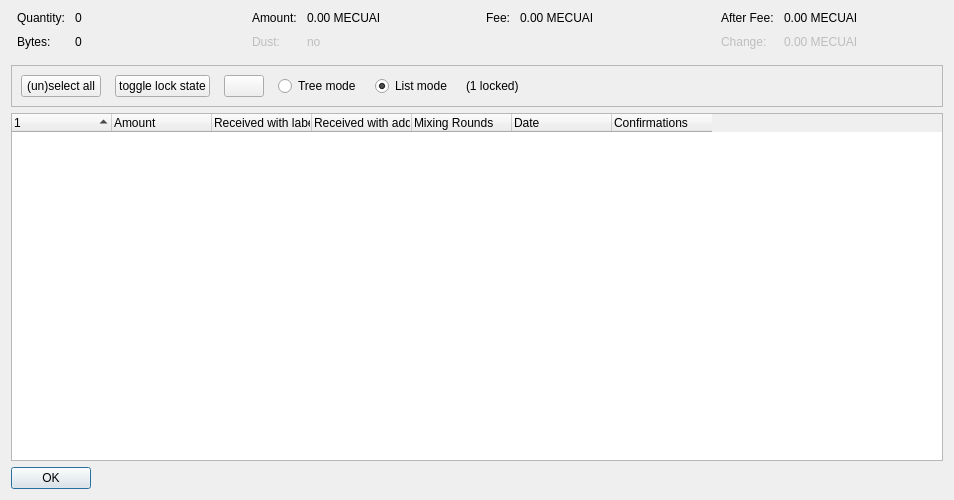
<?xml version="1.0" encoding="UTF-8"?>
<ui version="4.0">
 <class>CoinControlDialog</class>
 <widget class="QDialog" name="CoinControlDialog">
  <property name="geometry">
   <rect>
    <x>0</x>
    <y>0</y>
    <width>954</width>
    <height>500</height>
   </rect>
  </property>
  <property name="windowTitle">
   <string>Coin Selection</string>
  </property>
  <layout class="QVBoxLayout" name="verticalLayout">
   <item>
    <layout class="QHBoxLayout" name="horizontalLayoutTop" stretch="0,0,0,0">
     <property name="topMargin">
      <number>0</number>
     </property>
     <property name="bottomMargin">
      <number>10</number>
     </property>
     <item>
      <layout class="QFormLayout" name="formLayoutCoinControl1">
       <property name="horizontalSpacing">
        <number>10</number>
       </property>
       <property name="verticalSpacing">
        <number>10</number>
       </property>
       <property name="leftMargin">
        <number>6</number>
       </property>
       <property name="rightMargin">
        <number>6</number>
       </property>
       <item row="0" column="0">
        <widget class="QLabel" name="labelCoinControlQuantityText">
         <property name="text">
          <string>Quantity:</string>
         </property>
        </widget>
       </item>
       <item row="0" column="1">
        <widget class="QLabel" name="labelCoinControlQuantity">
         <property name="cursor">
          <cursorShape>IBeamCursor</cursorShape>
         </property>
         <property name="contextMenuPolicy">
          <enum>Qt::ActionsContextMenu</enum>
         </property>
         <property name="text">
          <string notr="true">0</string>
         </property>
         <property name="textInteractionFlags">
          <set>Qt::LinksAccessibleByMouse|Qt::TextSelectableByKeyboard|Qt::TextSelectableByMouse</set>
         </property>
        </widget>
       </item>
       <item row="1" column="0">
        <widget class="QLabel" name="labelCoinControlBytesText">
         <property name="text">
          <string>Bytes:</string>
         </property>
        </widget>
       </item>
       <item row="1" column="1">
        <widget class="QLabel" name="labelCoinControlBytes">
         <property name="cursor">
          <cursorShape>IBeamCursor</cursorShape>
         </property>
         <property name="contextMenuPolicy">
          <enum>Qt::ActionsContextMenu</enum>
         </property>
         <property name="text">
          <string notr="true">0</string>
         </property>
         <property name="textInteractionFlags">
          <set>Qt::LinksAccessibleByMouse|Qt::TextSelectableByKeyboard|Qt::TextSelectableByMouse</set>
         </property>
        </widget>
       </item>
      </layout>
     </item>
     <item>
      <layout class="QFormLayout" name="formLayoutCoinControl2">
       <property name="horizontalSpacing">
        <number>10</number>
       </property>
       <property name="verticalSpacing">
        <number>10</number>
       </property>
       <property name="leftMargin">
        <number>6</number>
       </property>
       <property name="rightMargin">
        <number>6</number>
       </property>
       <item row="0" column="0">
        <widget class="QLabel" name="labelCoinControlAmountText">
         <property name="text">
          <string>Amount:</string>
         </property>
        </widget>
       </item>
       <item row="0" column="1">
        <widget class="QLabel" name="labelCoinControlAmount">
         <property name="cursor">
          <cursorShape>IBeamCursor</cursorShape>
         </property>
         <property name="contextMenuPolicy">
          <enum>Qt::ActionsContextMenu</enum>
         </property>
         <property name="text">
          <string notr="true">0.00 MECUAI</string>
         </property>
         <property name="textInteractionFlags">
          <set>Qt::LinksAccessibleByMouse|Qt::TextSelectableByKeyboard|Qt::TextSelectableByMouse</set>
         </property>
        </widget>
       </item>
       <item row="1" column="0">
        <widget class="QLabel" name="labelCoinControlLowOutputText">
         <property name="enabled">
          <bool>false</bool>
         </property>
         <property name="text">
          <string>Dust:</string>
         </property>
        </widget>
       </item>
       <item row="1" column="1">
        <widget class="QLabel" name="labelCoinControlLowOutput">
         <property name="enabled">
          <bool>false</bool>
         </property>
         <property name="cursor">
          <cursorShape>IBeamCursor</cursorShape>
         </property>
         <property name="contextMenuPolicy">
          <enum>Qt::ActionsContextMenu</enum>
         </property>
         <property name="text">
          <string notr="true">no</string>
         </property>
         <property name="textInteractionFlags">
          <set>Qt::LinksAccessibleByMouse|Qt::TextSelectableByKeyboard|Qt::TextSelectableByMouse</set>
         </property>
        </widget>
       </item>
      </layout>
     </item>
     <item>
      <layout class="QFormLayout" name="formLayoutCoinControl3">
       <property name="horizontalSpacing">
        <number>10</number>
       </property>
       <property name="verticalSpacing">
        <number>10</number>
       </property>
       <property name="leftMargin">
        <number>6</number>
       </property>
       <property name="rightMargin">
        <number>6</number>
       </property>
       <item row="0" column="0">
        <widget class="QLabel" name="labelCoinControlFeeText">
         <property name="text">
          <string>Fee:</string>
         </property>
        </widget>
       </item>
       <item row="0" column="1">
        <widget class="QLabel" name="labelCoinControlFee">
         <property name="cursor">
          <cursorShape>IBeamCursor</cursorShape>
         </property>
         <property name="contextMenuPolicy">
          <enum>Qt::ActionsContextMenu</enum>
         </property>
         <property name="text">
          <string notr="true">0.00 MECUAI</string>
         </property>
         <property name="textInteractionFlags">
          <set>Qt::LinksAccessibleByMouse|Qt::TextSelectableByKeyboard|Qt::TextSelectableByMouse</set>
         </property>
        </widget>
       </item>
      </layout>
     </item>
     <item>
      <layout class="QFormLayout" name="formLayoutCoinControl4">
       <property name="horizontalSpacing">
        <number>10</number>
       </property>
       <property name="verticalSpacing">
        <number>10</number>
       </property>
       <property name="leftMargin">
        <number>6</number>
       </property>
       <property name="rightMargin">
        <number>6</number>
       </property>
       <item row="0" column="0">
        <widget class="QLabel" name="labelCoinControlAfterFeeText">
         <property name="text">
          <string>After Fee:</string>
         </property>
        </widget>
       </item>
       <item row="0" column="1">
        <widget class="QLabel" name="labelCoinControlAfterFee">
         <property name="cursor">
          <cursorShape>IBeamCursor</cursorShape>
         </property>
         <property name="contextMenuPolicy">
          <enum>Qt::ActionsContextMenu</enum>
         </property>
         <property name="text">
          <string notr="true">0.00 MECUAI</string>
         </property>
         <property name="textInteractionFlags">
          <set>Qt::LinksAccessibleByMouse|Qt::TextSelectableByKeyboard|Qt::TextSelectableByMouse</set>
         </property>
        </widget>
       </item>
       <item row="1" column="0">
        <widget class="QLabel" name="labelCoinControlChangeText">
         <property name="enabled">
          <bool>false</bool>
         </property>
         <property name="text">
          <string>Change:</string>
         </property>
        </widget>
       </item>
       <item row="1" column="1">
        <widget class="QLabel" name="labelCoinControlChange">
         <property name="enabled">
          <bool>false</bool>
         </property>
         <property name="cursor">
          <cursorShape>IBeamCursor</cursorShape>
         </property>
         <property name="contextMenuPolicy">
          <enum>Qt::ActionsContextMenu</enum>
         </property>
         <property name="text">
          <string notr="true">0.00 MECUAI</string>
         </property>
         <property name="textInteractionFlags">
          <set>Qt::LinksAccessibleByMouse|Qt::TextSelectableByKeyboard|Qt::TextSelectableByMouse</set>
         </property>
        </widget>
       </item>
      </layout>
     </item>
    </layout>
   </item>
   <item>
    <widget class="QFrame" name="frame">
     <property name="minimumSize">
      <size>
       <width>0</width>
       <height>40</height>
      </size>
     </property>
     <property name="frameShape">
      <enum>QFrame::StyledPanel</enum>
     </property>
     <property name="frameShadow">
      <enum>QFrame::Sunken</enum>
     </property>
     <layout class="QHBoxLayout" name="horizontalLayout">
      <item>
       <layout class="QHBoxLayout" name="horizontalLayoutPanel" stretch="0,0,0,0,0,0,0">
        <property name="spacing">
         <number>14</number>
        </property>
        <item>
         <widget class="QPushButton" name="pushButtonSelectAll">
          <property name="sizePolicy">
           <sizepolicy hsizetype="Maximum" vsizetype="Fixed">
            <horstretch>0</horstretch>
            <verstretch>0</verstretch>
           </sizepolicy>
          </property>
          <property name="text">
           <string>(un)select all</string>
          </property>
          <property name="autoDefault">
           <bool>false</bool>
          </property>
         </widget>
        </item>
        <item>
         <widget class="QPushButton" name="pushButtonToggleLock">
          <property name="sizePolicy">
           <sizepolicy hsizetype="Maximum" vsizetype="Fixed">
            <horstretch>0</horstretch>
            <verstretch>0</verstretch>
           </sizepolicy>
          </property>
          <property name="text">
           <string>toggle lock state</string>
          </property>
          <property name="autoDefault">
           <bool>false</bool>
          </property>
         </widget>
        </item>
        <item>
         <widget class="QPushButton" name="hideButton">
          <property name="sizePolicy">
           <sizepolicy hsizetype="Maximum" vsizetype="Fixed">
            <horstretch>0</horstretch>
            <verstretch>0</verstretch>
           </sizepolicy>
          </property>
          <property name="text">
           <string/>
          </property>
          <property name="autoDefault">
           <bool>false</bool>
          </property>
         </widget>
        </item>
        <item>
         <widget class="QRadioButton" name="radioTreeMode">
          <property name="sizePolicy">
           <sizepolicy hsizetype="Maximum" vsizetype="Fixed">
            <horstretch>0</horstretch>
            <verstretch>0</verstretch>
           </sizepolicy>
          </property>
          <property name="text">
           <string>Tree mode</string>
          </property>
         </widget>
        </item>
        <item>
         <widget class="QRadioButton" name="radioListMode">
          <property name="sizePolicy">
           <sizepolicy hsizetype="Maximum" vsizetype="Fixed">
            <horstretch>0</horstretch>
            <verstretch>0</verstretch>
           </sizepolicy>
          </property>
          <property name="text">
           <string>List mode</string>
          </property>
          <property name="checked">
           <bool>true</bool>
          </property>
         </widget>
        </item>
        <item>
         <widget class="QLabel" name="labelLocked">
          <property name="text">
           <string>(1 locked)</string>
          </property>
         </widget>
        </item>
        <item>
         <spacer name="horizontalSpacer">
          <property name="orientation">
           <enum>Qt::Horizontal</enum>
          </property>
          <property name="sizeHint" stdset="0">
           <size>
            <width>40</width>
            <height>20</height>
           </size>
          </property>
         </spacer>
        </item>
       </layout>
      </item>
     </layout>
    </widget>
   </item>
   <item>
    <widget class="CoinControlTreeWidget" name="treeWidget">
     <property name="contextMenuPolicy">
      <enum>Qt::CustomContextMenu</enum>
     </property>
     <property name="sortingEnabled">
      <bool>false</bool>
     </property>
     <property name="columnCount">
      <number>7</number>
     </property>
     <attribute name="headerShowSortIndicator" stdset="0">
      <bool>true</bool>
     </attribute>
     <attribute name="headerStretchLastSection">
      <bool>false</bool>
     </attribute>
     <column>
      <property name="text">
       <string/>
      </property>
     </column>
     <column>
      <property name="text">
       <string>Amount</string>
      </property>
     </column>
     <column>
      <property name="text">
       <string>Received with label</string>
      </property>
     </column>
     <column>
      <property name="text">
       <string>Received with address</string>
      </property>
     </column>
     <column>
      <property name="text">
       <string>Mixing Rounds</string>
      </property>
     </column>
     <column>
      <property name="text">
       <string>Date</string>
      </property>
     </column>
     <column>
      <property name="text">
       <string>Confirmations</string>
      </property>
      <property name="toolTip">
       <string>Confirmed</string>
      </property>
     </column>
    </widget>
   </item>
   <item>
    <widget class="QDialogButtonBox" name="buttonBox">
     <property name="sizePolicy">
      <sizepolicy hsizetype="Maximum" vsizetype="Fixed">
       <horstretch>0</horstretch>
       <verstretch>0</verstretch>
      </sizepolicy>
     </property>
     <property name="orientation">
      <enum>Qt::Horizontal</enum>
     </property>
     <property name="standardButtons">
      <set>QDialogButtonBox::Ok</set>
     </property>
    </widget>
   </item>
  </layout>
 </widget>
 <customwidgets>
  <customwidget>
   <class>CoinControlTreeWidget</class>
   <extends>QTreeWidget</extends>
   <header>qt/coincontroltreewidget.h</header>
  </customwidget>
 </customwidgets>
 <resources/>
 <connections/>
</ui>
